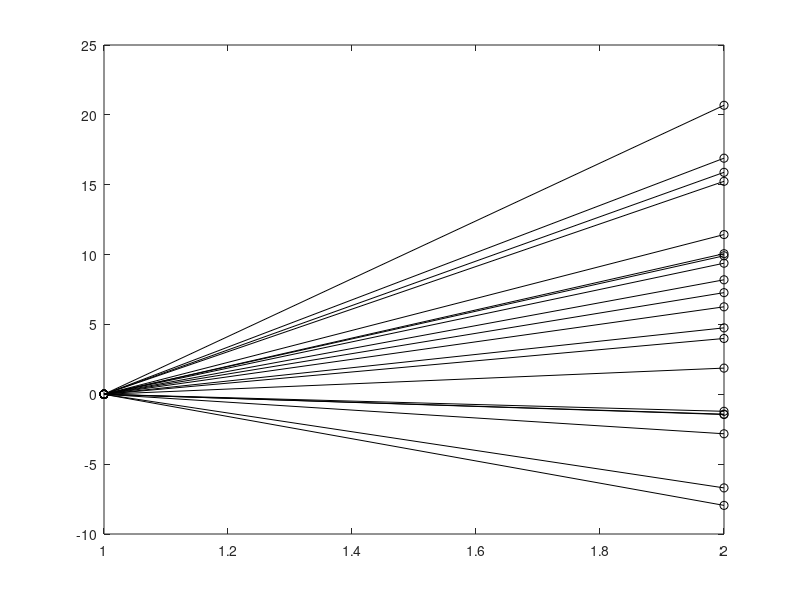

The MATLAB script that drew this image:
% testsim_baseline_correction_paired_nonpaired

N_trials = 20; % number of trials
noise_trial2trial_sd = 10; % trial to trial noise, same for the baseline and response
response_mean = 1;
response_sd = 1;

b = normrnd(0,noise_trial2trial_sd,[N_trials,1]);
r = b + normrnd(response_mean,response_sd,[N_trials,1]);

if 1 % baseline correction
    b = b - b;
    r = r - b;
    
    % NOTE: baseline correction invalidates the "pairing"!
end

if 0 % absolute
    b = abs(b);
    r = abs(r);
end

plot([1 2],[b r],'ko'); hold on
plot([1 2],[b r],'k-'); hold on

[h,p] = ttest(b,r) % paired ttest
[h2,p2] = ttest2(b,r) % nonpaired ttest

% Wilcoxon signed rank test
[P,H] = signrank(b,r)
